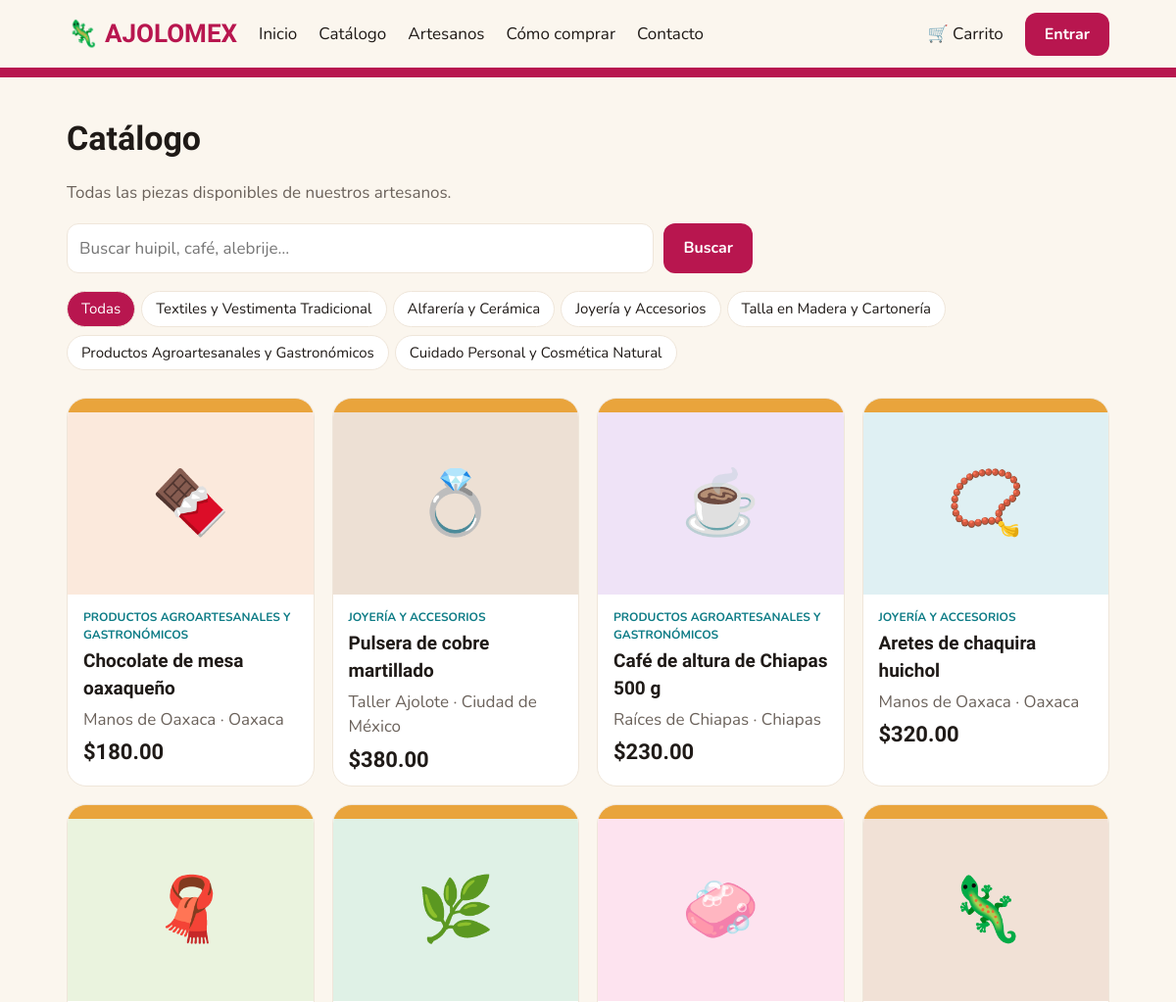
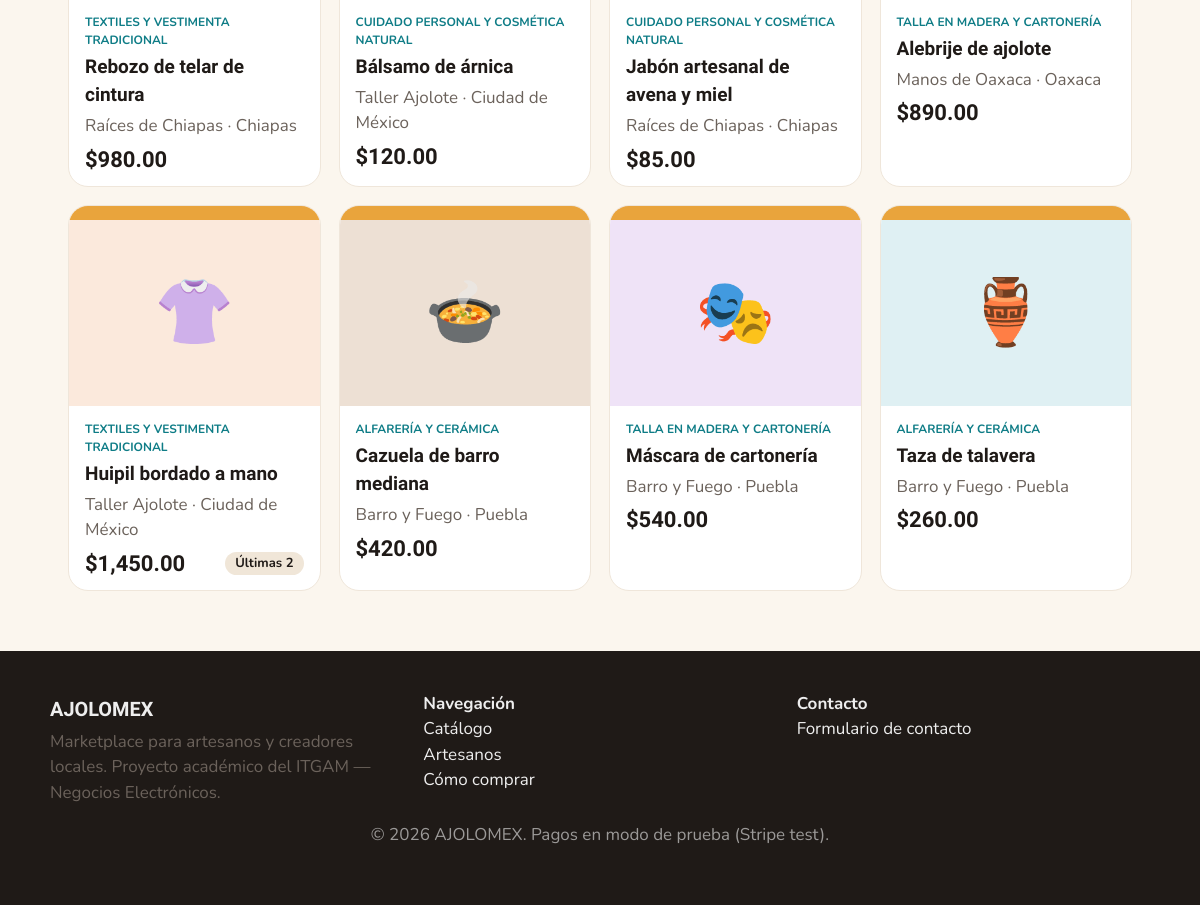
/catalogo.php, run on the app's committed database (2 pictures, top to bottom).
### tables this page shows
CREATE TABLE productos(id INT AUTO_INCREMENT PRIMARY KEY,artesano_id INT NOT NULL,categoria TINYINT NOT NULL,nombre VARCHAR(160) NOT NULL,descripcion TEXT,precio DECIMAL(10,2) NOT NULL,stock INT NOT NULL DEFAULT 0,icono VARCHAR(8) DEFAULT '🎁',activo TINYINT(1) DEFAULT 1,FOREIGN KEY(artesano_id) REFERENCES artesanos(id));

CREATE TABLE artesanos(id INT AUTO_INCREMENT PRIMARY KEY,usuario_id INT NULL,nombre VARCHAR(120) NOT NULL,estado VARCHAR(80) NOT NULL,descripcion VARCHAR(255) DEFAULT 'Tienda de demostración de AJOLOMEX.',FOREIGN KEY(usuario_id) REFERENCES usuarios(id) ON DELETE SET NULL);

### inc.php (the view, shortened to what this page needs)
<?php
$db=new mysqli(DB_HOST,DB_USER,DB_PASS,DB_NAME); $db->set_charset('utf8mb4');
function q($sql,$t='',...$p){global $db;$s=$db->prepare($sql);if($p)$s->bind_param($t,...$p);$s->execute();return $s;}
function rows($sql,$t='',...$p){return q($sql,$t,...$p)->get_result()->fetch_all(MYSQLI_ASSOC);}
function e($s){return htmlspecialchars((string)$s,ENT_QUOTES,'UTF-8');}
function money($n){return '$'.number_format((float)$n,2);}
function user(){static $u=false;if($u===false)$u=isset($_SESSION['uid'])?row('SELECT id,nombre,email,rol FROM usuarios WHERE id=?','i',$_SESSION['uid']):null;return $u;}
function cartCount(){return array_sum($_SESSION['cart']??[]);}
function head($t='AJOLOMEX'){$u=user();$n=cartCount();echo '<!DOCTYPE html><html lang="es"><head><meta charset="utf-8"><meta name="viewport" content="width=device-width,initial-scale=1"><title>'.e($t).' · AJOLOMEX</title><link href="https://fonts.googleapis.com/css2?family=Baloo+2:wght@600;800&family=Nunito:wght@400;600;700&display=swap" rel="stylesheet"><link rel="stylesheet" href="assets/ajolomex.css"></head><body><header><nav><a class="logo" href="index.php">🦎 AJOLOMEX</a><a href="index.php">Inicio</a><a href="catalogo.php">Catálogo</a><a href="artesanos.php">Artesanos</a><a href="como-comprar.php">Cómo comprar</a><a href="contacto.php">Contacto</a><span class="sp"></span><a href="carrito.php">🛒 Carrito'.($n?" ($n)":'').'</a>';
if($u){echo '<a href="pedidos.php">👤 '.e(explode(' ',$u['nombre'])[0]).'</a>';if(in_array($u['rol'],['artesano','admin']))echo '<a href="artesano.php">Mi tienda</a>';if($u['rol']=='admin')echo '<a href="admin.php">Admin</a>';echo '<a href="logout.php">Salir</a>';}else echo '<a class="btn" href="login.php">Entrar</a>';
echo '</nav></header><main class="wrap">';}
function foot(){echo '</main><footer><div><section><h3>AJOLOMEX</h3><span class="mut">Marketplace para artesanos y creadores locales. Proyecto académico del ITGAM — Negocios Electrónicos.</span></section><section><b>Navegación</b><br><a href="catalogo.php">Catálogo</a><br><a href="artesanos.php">Artesanos</a><br><a href="como-comprar.php">Cómo comprar</a></section><section><b>Contacto</b><br><a href="contacto.php">Formulario de contacto</a></section></div><p style="text-align:center;opacity:.6">© 2026 AJOLOMEX. Pagos en modo de prueba (Stripe test).</p></footer></body></html>';}
function pcard($p){$h=[ '#f1e1d6','#fbe9dc','#ede0d4','#efe3f7','#dff0f3','#eaf3de','#dff1e6','#fde3ef'][$p['id']%8];return '<a class="card pc" href="producto.php?id='.$p['id'].'"><div class="im" style="background:'.$h.'">'.e($p['icono']).'</div><div class="bd"><div class="cat">'.e(CATS[$p['categoria']]).'</div><h3>'.e($p['nombre']).'</h3><div class="mut">'.e($p['an']).' · '.e($p['ae']).'</div><div class="fl"><span class="price">'.money($p['precio']).'</span>'.($p['stock']<=3?'<span class="tag">Últimas '.$p['stock'].'</span>':'').'</div></div></a>';}

### catalogo.php
<?php require 'inc.php'; head('Catálogo');
$c=isset($_GET['c'])&&$_GET['c']!==''?(int)$_GET['c']:-1;$s='%'.($_GET['q']??'').'%';
$L=rows('SELECT p.*,a.nombre an,a.estado ae FROM productos p JOIN artesanos a ON a.id=p.artesano_id WHERE p.activo=1 AND (?=-1 OR p.categoria=?) AND p.nombre LIKE ? ORDER BY p.id','iis',$c,$c,$s);?>
<h1>Catálogo</h1><p class="mut">Todas las piezas disponibles de nuestros artesanos.</p>
<form style="display:flex;gap:10px;max-width:700px;margin:18px 0"><input name="q" placeholder="Buscar huipil, café, alebrije…" value="<?=e($_GET['q']??'')?>"><button class="btn">Buscar</button></form>
<div><a class="chip <?=$c<0?'on':''?>" href="catalogo.php">Todas</a><?php foreach(CATS as $i=>$n)echo '<a class="chip '.($c===$i?'on':'').'" href="catalogo.php?c='.$i.'">'.e($n).'</a>';?></div>
<div class="grid" style="margin-top:20px"><?php foreach($L as $p)echo pcard($p); if(!$L)echo '<p>No hay resultados.</p>';?></div><?php foot();

### assets/ajolomex.css (style rules this page uses)
:root { --bg:#FBF6EE;--card:#fff;--ink:#1f1a17;--mut:#6b625b;--pink:#B8164F;--teal:#0E7C86;--beige:#F0E6D8;--line:#efe6da;--green:#1e8e4e;color-scheme:light }
* { box-sizing:border-box }
body { margin:0;background:var(--bg);color:var(--ink);font:400 17px/1.5 Nunito,system-ui,sans-serif }
h1,h2,h3,.logo { font-family:'Baloo 2',Nunito,sans-serif;font-weight:800;margin:.2em 0 }
a { color:inherit;text-decoration:none }
header { position:sticky;top:0;z-index:5;background:var(--bg);border-bottom:10px solid var(--pink) }
nav { max-width:1100px;margin:auto;padding:10px 18px;display:flex;gap:22px;align-items:center;flex-wrap:wrap }
nav .logo { color:var(--pink);font-size:26px }
.wrap { max-width:1100px;margin:auto;padding:30px 18px 60px;min-height:70vh }
.mut { color:var(--mut) }
.btn { display:inline-block;background:var(--pink);color:#fff;border:0;border-radius:12px;padding:11px 20px;font:700 16px Nunito;cursor:pointer }
.card { background:var(--card);border:1px solid var(--line);border-radius:20px;padding:22px }
.grid { display:grid;gap:18px;grid-template-columns:repeat(auto-fill,minmax(230px,1fr)) }
.pc { display:block;overflow:hidden;padding:0 }
.pc .im { height:200px;display:grid;place-items:center;font-size:64px;border-top:14px solid #e9a43c }
.pc .bd { padding:14px 16px }
.pc h3 { font-size:19px }
.cat { color:var(--teal);font-size:12px;font-weight:700;text-transform:uppercase }
.fl { display:flex;justify-content:space-between;align-items:center;margin-top:8px }
.price { font:800 22px 'Baloo 2' }
.tag { background:var(--beige);border-radius:20px;padding:2px 10px;font-size:13px;font-weight:700 }
.chip { display:inline-block;border:1px solid var(--line);background:var(--card);border-radius:20px;padding:6px 14px;margin:0 6px 8px 0;font-size:15px }
.chip.on { background:var(--pink);color:#fff }
input,select,textarea { width:100%;padding:12px;border:1px solid var(--line);border-radius:12px;font:inherit;background:var(--card);color:var(--ink) }
footer { background:#1f1a17;color:#eee;padding:40px 18px }
footer div { max-width:1100px;margin:auto;display:grid;grid-template-columns:repeat(auto-fit,minmax(220px,1fr));gap:20px }

### data on the page
productos: icono "🍫", categoria "PRODUCTOS AGROARTESANALES Y GASTRONÓMICOS", nombre "Chocolate de mesa oaxaqueño", artesano.nombre "Manos de Oaxaca", artesano.estado "Oaxaca", precio "$180.00"
productos: icono "💍", categoria "JOYERÍA Y ACCESORIOS", nombre "Pulsera de cobre martillado", artesano.nombre "Taller Ajolote", artesano.estado "Ciudad de México", precio "$380.00"
productos: icono "☕", categoria "PRODUCTOS AGROARTESANALES Y GASTRONÓMICOS", nombre "Café de altura de Chiapas 500 g", artesano.nombre "Raíces de Chiapas", artesano.estado "Chiapas", precio "$230.00"
productos: icono "📿", categoria "JOYERÍA Y ACCESORIOS", nombre "Aretes de chaquira huichol", artesano.nombre "Manos de Oaxaca", artesano.estado "Oaxaca", precio "$320.00"
productos: icono "🧣", categoria "TEXTILES Y VESTIMENTA TRADICIONAL", nombre "Rebozo de telar de cintura", artesano.nombre "Raíces de Chiapas", artesano.estado "Chiapas", precio "$980.00"
productos: icono "🌿", categoria "CUIDADO PERSONAL Y COSMÉTICA NATURAL", nombre "Bálsamo de árnica", artesano.nombre "Taller Ajolote", artesano.estado "Ciudad de México", precio "$120.00"
productos: icono "🧼", categoria "CUIDADO PERSONAL Y COSMÉTICA NATURAL", nombre "Jabón artesanal de avena y miel", artesano.nombre "Raíces de Chiapas", artesano.estado "Chiapas", precio "$85.00"
productos: icono "🦎", categoria "TALLA EN MADERA Y CARTONERÍA", nombre "Alebrije de ajolote", artesano.nombre "Manos de Oaxaca", artesano.estado "Oaxaca", precio "$890.00"
productos: icono "👚", categoria "TEXTILES Y VESTIMENTA TRADICIONAL", nombre "Huipil bordado a mano", artesano.nombre "Taller Ajolote", artesano.estado "Ciudad de México", precio "$1,450.00", stock "2"
productos: icono "🍲", categoria "ALFARERÍA Y CERÁMICA", nombre "Cazuela de barro mediana", artesano.nombre "Barro y Fuego", artesano.estado "Puebla", precio "$420.00"
productos: icono "🎭", categoria "TALLA EN MADERA Y CARTONERÍA", nombre "Máscara de cartonería", artesano.nombre "Barro y Fuego", artesano.estado "Puebla", precio "$540.00"
productos: icono "🏺", categoria "ALFARERÍA Y CERÁMICA", nombre "Taza de talavera", artesano.nombre "Barro y Fuego", artesano.estado "Puebla", precio "$260.00"

### other printed values
$n "Textiles y Vestimenta Tradicional"
$n "Alfarería y Cerámica"
$n "Joyería y Accesorios"
$n "Talla en Madera y Cartonería"
$n "Productos Agroartesanales y Gastronómicos"
$n "Cuidado Personal y Cosmética Natural"
